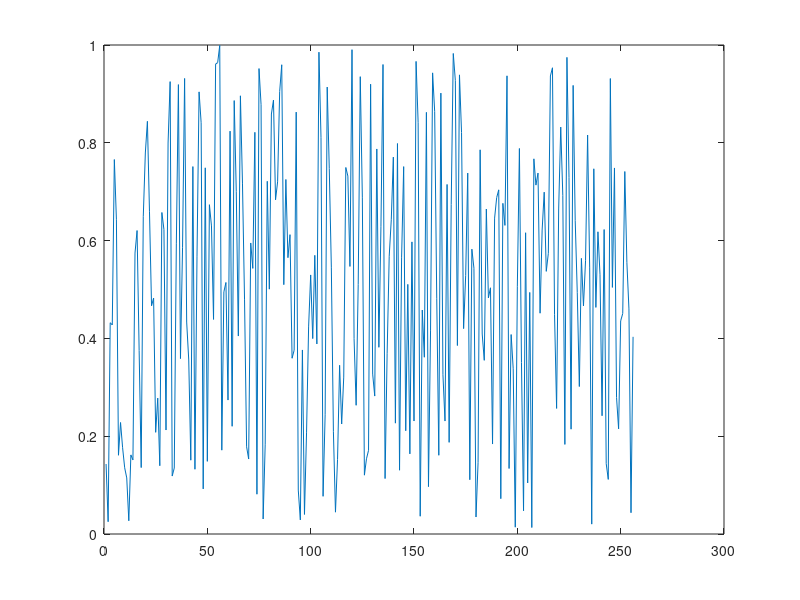

Recreate this plot in MATLAB.
% plotnoise.m -  Plot random noise signal 
% EECE 4510 / 5510 - Marquette University
% Fred J. Frigo
% Sep - 2019
% 
noise = rand(256,1);
plot(noise);

std(noise)
mean(noise)